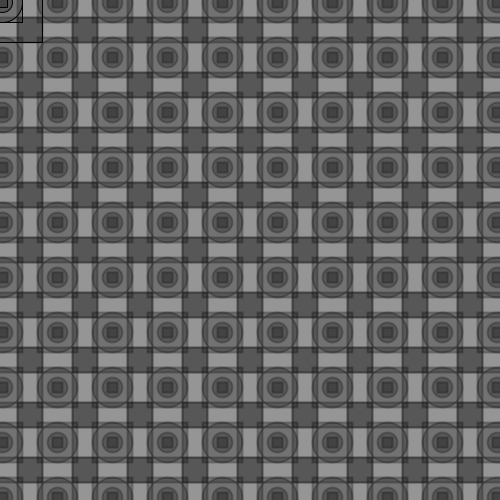
Frame 1 (no input)
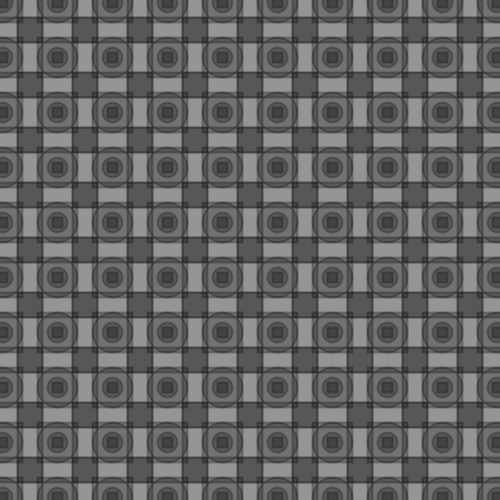
Frame 60 (the mouse pressed at the canvas centre just before this capture)
Frame 120 (the mouse held since frame 60 and released just before this capture): identical to frame 60, image omitted

The Processing sketch that drew these frames (run headless with seeded random() and noise(); from frame 60 on, the mouse is pressed at the canvas centre):

// Processing sketch: processing_28421
// ── processing_28421.pde

// *hart* - Processing-Hausaufgabe 2 = For Schleifen - Pattern
// HTW Sommersemester 2011 - Creative Coding
// (c) Nicklas Luckwald

//Abstand der Schleife
int abstand = 15;

//Grundeinstellungen der Szene
void setup(){
  size(500, 500);
  smooth();
  background(250);
}

//Auszuführende Befehle
void draw(){
  background(255);

//Die Schleife
  for(float y = 2.5; y <= height; y = y + abstand + 40){
    for(float x = 2.5; x <= width; x = x + abstand + 40){

//Inhalt der Schleife      
      fill(0, 60);
      rectMode(CENTER);
      ellipseMode(CENTER);

      rect(x , y, 10, 10);
      rect(x , y, 40, 40);
      rect(x , y, 80, 80);
      ellipse(x, y, 20 , 20 );
      ellipse(x, y, 40 , 40 );

      strokeWeight(2);
      stroke(0, 60);
    }
  }

}
